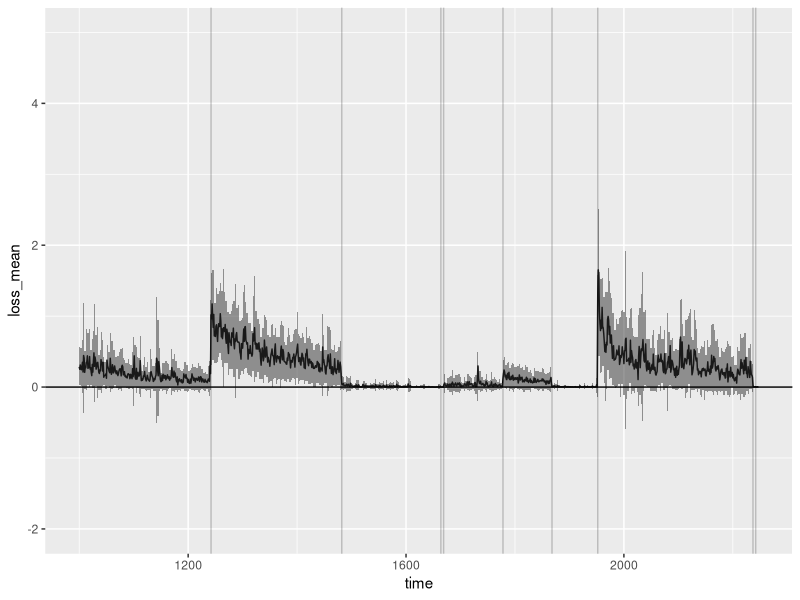
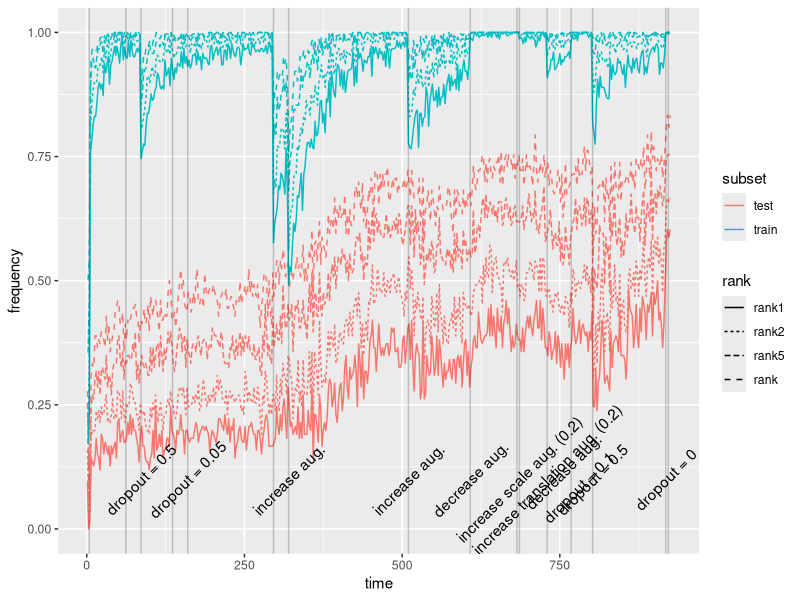
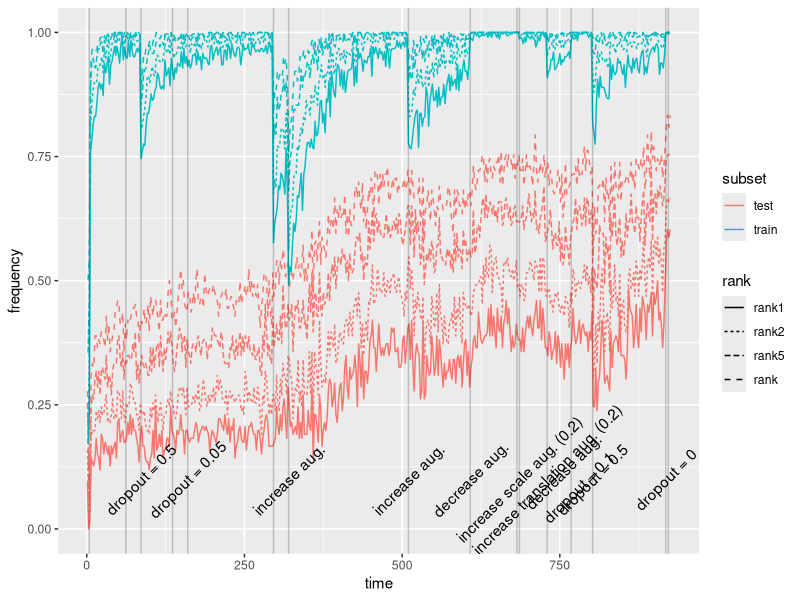

The R script that drew these images, in order:

library(data.table)
library(ggplot2)

loss <- fread("loss.csv")
loss[, time := 1:.N]
loss_resets <- shift(loss$epoch, fill = -1) > loss$epoch

ggplot(loss, aes(x = time, y = loss_mean)) +
  geom_line() +
  geom_ribbon(
    aes(ymin = loss_mean - loss_std, ymax = loss_mean + loss_std),
    alpha = 0.5
  ) +
  geom_hline(yintercept = 0) +
  geom_vline(xintercept = which(loss_resets), alpha = 0.2) +
  ylim(-2, 5) + xlim(1000, max(loss$time))

# ----------

rank_freqs <- fread("running_rank_freq.csv")
rank_freqs[, subset := factor(subset)]
rank_freqs[, time := 1:.N]

rank_resets <- shift(rank_freqs$epoch, fill = -1) > rank_freqs$epoch
rank_resets <- rank_freqs[rank_resets]
rank_resets[, label := ""]

rank_freqs <- melt(rank_freqs,
  id.vars = c("epoch", "total_cases", "subset", "time"),
  variable.name = "rank",
  value.name = "count"
)
rank_freqs[, frequency := count / total_cases]

rank_resets[3]$label <- "dropout = 0.5"
rank_resets[5]$label <- "dropout = 0.05"
rank_resets[7]$label <- "increase aug."
rank_resets[8]$label <- "increase aug."
rank_resets[9]$label <- "decrease aug."
rank_resets[11]$label <- "increase scale aug. (0.2)"
rank_resets[12]$label <- "increase translation aug. (0.2)"
rank_resets[13]$label <- "decrease aug.\ndropout = 0.1"
rank_resets[14]$label <- "dropout = 0.5"
rank_resets[15]$label <- "dropout = 0"

rank_plot <- ggplot(rank_freqs,
  aes(x = time, y = frequency, color = subset, linetype = rank)
) +
  geom_line() + ylim(0, 1) + 
  geom_vline(xintercept = rank_resets$time, alpha = 0.2) +
  annotate("text", x = rank_resets$time, y = 0.1,
    label = rank_resets$label, angle = 45)

rank_plot
ggsave("figures/learning_progress_ranks.pdf", rank_plot, width = 21)
